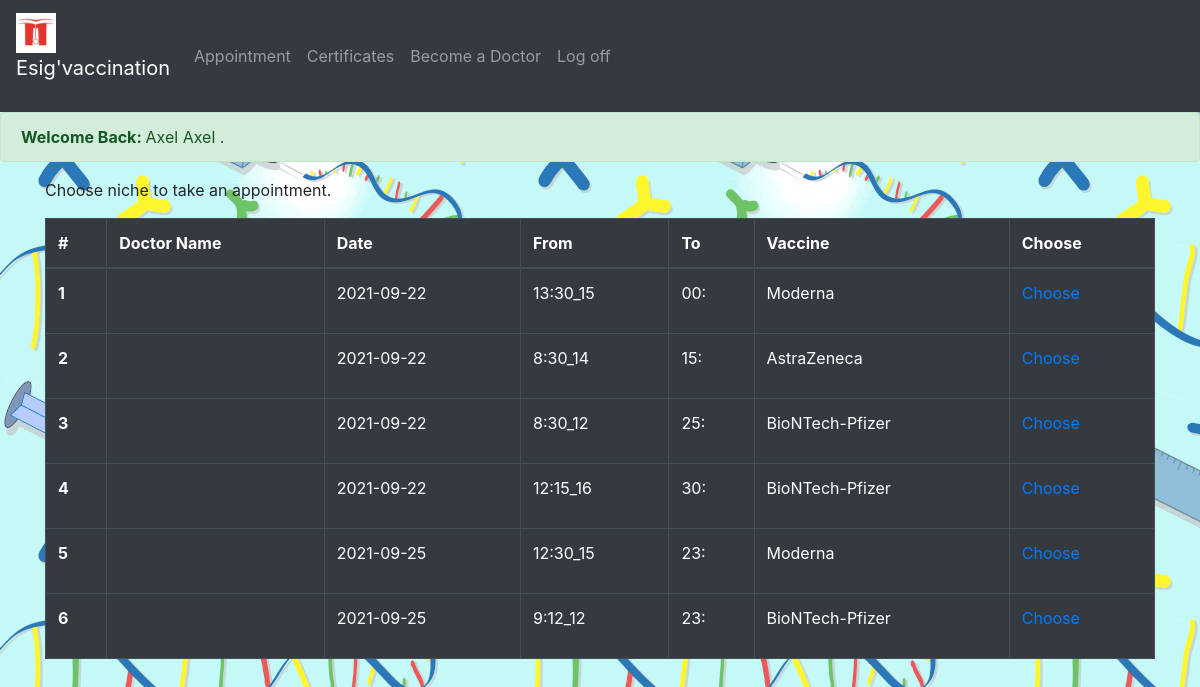
Before: /student/studentAppointment.php (signed in) with the older database file.
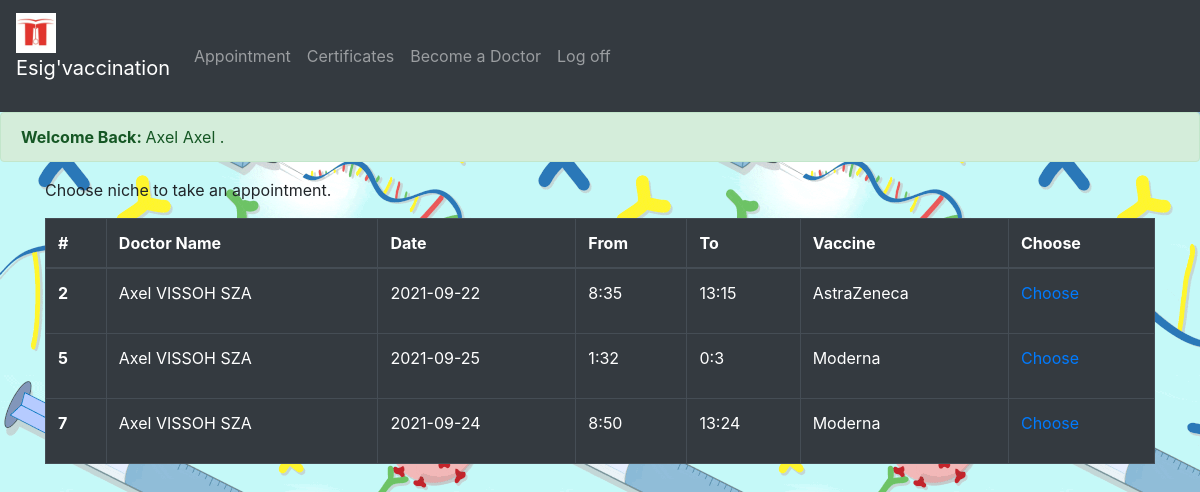
After: the same page with the newer database file.
### tables this page shows
CREATE TABLE IF NOT EXISTS `niche_nch` (
  `nch_id` int(11) NOT NULL AUTO_INCREMENT,
  `nch_vst_mail` varchar(255) NOT NULL,
  `nch_hour` varchar(255) NOT NULL,
  `nch_date` date NOT NULL,
  `nch_vcn` varchar(255) NOT NULL,
  PRIMARY KEY (`nch_id`)
);

CREATE TABLE IF NOT EXISTS `visitor_vst` (
  `vst_mail` varchar(255) NOT NULL,
  `vst_pass` varchar(255) NOT NULL,
  `vst_phone` varchar(255) NOT NULL,
  `vst_birthDate` date NOT NULL,
  `vst_type` varchar(255) NOT NULL,
  `vst_name` varchar(255) NOT NULL,
  `vst_surname` varchar(255) NOT NULL,
  PRIMARY KEY (`vst_mail`)
);

### student/studentAppointment.php (the view, shortened to what this page needs)
<?php
    require_once("../bdd/bddconection.inc.php");
    $req = $bdd->query('SELECT * FROM niche_nch');
?>
<!DOCTYPE html>
<html lang="en">
    <head>
        <link rel="stylesheet" href="student.css">
        <link rel="stylesheet" href="../home/home.css">
        <link rel="stylesheet" href="https://stackpath.bootstrapcdn.com/bootstrap/4.1.3/css/bootstrap.min.css"
>
        <link rel="stylesheet" href="https://maxcdn.bootstrapcdn.com/bootstrap/4.5.2/css/bootstrap.min.css">
        <link rel="stylesheet" href="https://maxcdn.bootstrapcdn.com/bootstrap/4.5.2/css/bootstrap.min.css">
    </head>
    <body>
        <?php include("../student/navbarStudent.php")?>
        <?php if( isset($_SESSION['surname']) AND isset($_SESSION['name']) ){?>
        <?php
            echo '<div class="alert alert-success">
                                <strong>Welcome Back: </strong>'.$_SESSION['surname'].' '.$_SESSION['name'].'.
                            </div>';
            echo '<p class="container">
                    Choose niche to take an appointment.
                  </p>';
        ?>
        <?php
            if(isset($_GET['a'])){
                $id = explode('_',$_GET['a']);
                if(verifyAppointment($bdd, (int)$id[1])){
                    $req = $bdd -> prepare('INSERT INTO appointment_aptm (aptm_nch_id, aptm_vst_mail, aptm_state, aptm_hour) VALUES (?,?,?,?)');
                    $hour = explode(':', $id[2]);
                    if( ( ((int)$hour[1]) +15) < 60 )
                        $hourEnd = (int)$hour[0].':'.((int)$hour[1]+15);
                    else if( (((int)$hour[1])+15) == 60)
                        $hourEnd = ((int)$hour[0]+1).':'.((int)$hour[1]-(int)$hour[1]);
                    else
                        $hourEnd = ((int)$hour[0]+1).':'.((int)$hour[1]-45);
                    $req -> execute(array((int)$id[1], $_SESSION['mail'], "Waiting", $hour[0].':'.$hour[1].':'.$hourEnd));
                    echo '<div class="alert alert-success">
                            <p><a href="../student/studentAppointment.php"><<--Return</a></p>
                            <strong>Congratulation !!!</strong> You have taken an appointment. Be there on time the d-day.
                         </div>';
                    $req1 = $bdd->prepare('SELECT nch_hour FROM niche_nch WHERE nch_id = ? ');
                    $req1 -> execute(array((int)$id[1]));
                    $res1 = $req1 -> fetch();
                    changeHour($res1['nch_hour'], (int)$id[1], $bdd);
                }
                else{
                    echo '<div class="alert alert-danger">
                            <p><a href="../student/studentAppointment.php"><<--Return</a></p>
                            <strong>Error ...</strong> You can\'t choose an appointment you\'ve already taken or the same day.
                          </div>';
                }
            }else{?>
                <div class="container">
                    <table class="table table-bordered table-dark">
                        <thead>
                            <tr>
                                <th scope="col">#</th>
                                <th scope="col">Doctor Name</th>
                                <th scope="col">Date</th>
                                <th scope="col">From</th>
                                <th scope="col">To</th>
                                <th scope="col">Vaccine</th>
                                <th scope="col">Choose</th>
                            </tr>
                        </thead>
                        <tbody>
                    <?php
                        while($res = $req->fetch()){
                            $req1 = $bdd->prepare('SELECT vst_name, vst_surname FROM visitor_vst WHERE vst_mail = ? ');
                            $req1 -> execute(array($res['nch_vst_mail']));
                            $res1 = $req1 -> fetch();
                            $hour = explode(':',$res['nch_hour']);
                            echo '<tr>
                                    <th scope="row">'.$res['nch_id'].'</th>
                                    <td>'.$res1['vst_name'].' '.$res1['vst_surname'].'</td>
                                    <td>'.$res['nch_date'].'</td>
                                    <td>'.$hour[0].':'.$hour[1].'</td>
                                    <td>'.$hour[2].':'.$hour[3].'</td>
                                    <td>'.$res['nch_vcn'].' '.'</td>
                                    <td><p> <a href="../student/studentAppointment.php?a=rdvT_'.$res['nch_id'].'_'.$hour[0].':'.$hour[1].'"> Choose </a></p></td>
                                </tr>';
                        }
                    ?>
                        </tbody>
                    </table>
                </div>
            <?php
                    }
                }else{
                    header('Location: ../log/login.php');
                }
            ?>
    </body>
</html>

Changed rows visible on the page:
removed niche_nch: nch_id "1", nch_date "2021-09-22", nch_hour "13", nch_hour "30_15", nch_hour "00", nch_vcn "Moderna"
removed niche_nch: nch_id "3", nch_date "2021-09-22", nch_hour "8", nch_hour "30_12", nch_hour "25", nch_vcn "BioNTech-Pfizer"
removed niche_nch: nch_id "4", nch_date "2021-09-22", nch_hour "12", nch_hour "15_16", nch_hour "30", nch_vcn "BioNTech-Pfizer"
removed niche_nch: nch_id "6", nch_date "2021-09-25", nch_hour "9", nch_hour "12_12", nch_hour "23", nch_vcn "BioNTech-Pfizer"
changed niche_nch "AstraZeneca": visitor_vst.vst_name (not shown) → "Axel VISSOH"; visitor_vst.vst_surname (not shown) → "SZA"; nch_hour "30_14" → "35"; nch_hour "15" → "13"; nch_hour (not shown) → "15"
changed niche_nch id 5: visitor_vst.vst_name (not shown) → "Axel VISSOH"; visitor_vst.vst_surname (not shown) → "SZA"; nch_hour "12" → "1"; nch_hour "30_15" → "32"; nch_hour "23" → "0"; nch_hour (not shown) → "3"
added niche_nch: nch_id "7", visitor_vst.vst_name "Axel VISSOH", visitor_vst.vst_surname "SZA", nch_date "2021-09-24", nch_hour "8", nch_hour "50", nch_hour "13", nch_hour "24", nch_vcn "Moderna"
